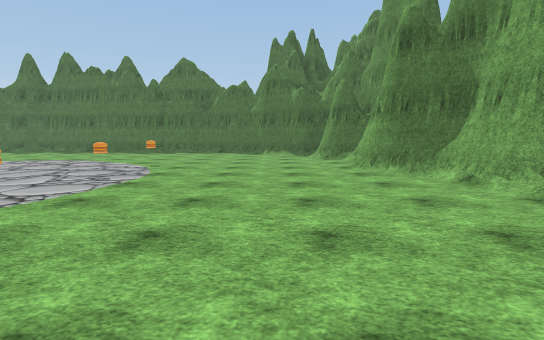
View 1 (above)

13 first-person views from a walk through a scene from a Unity 3-D project. The camera is 1.4 m above the floor, tilts 6° down and sees 80° across. The floor is counted in squares, 2 m on a side. Each view is taken from the middle of a square. On the plan, view 1 faces up. The plan holds only what a view shows up to about 10 squares ahead; the rest is blank. The player is left out. Some animated figures are left out. Some surface patterns are stand-ins.

View 2
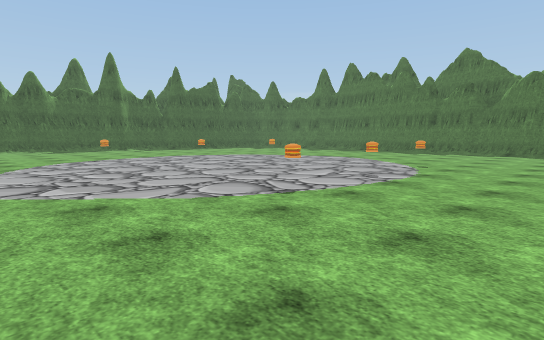

View 3
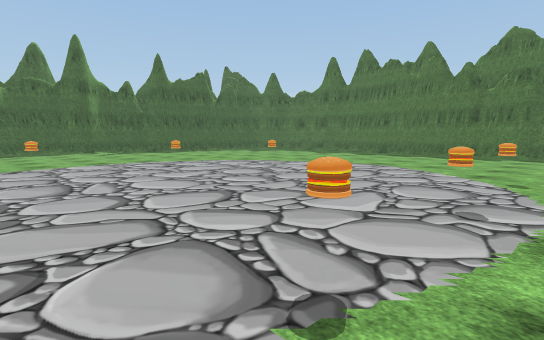

View 4
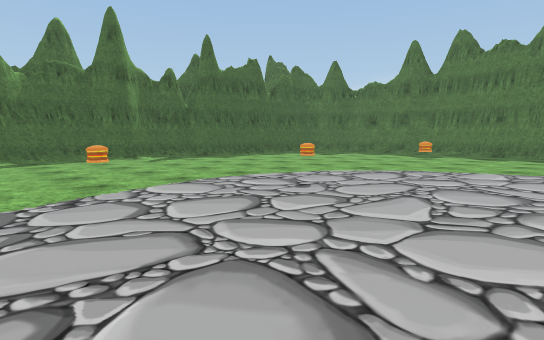

View 5
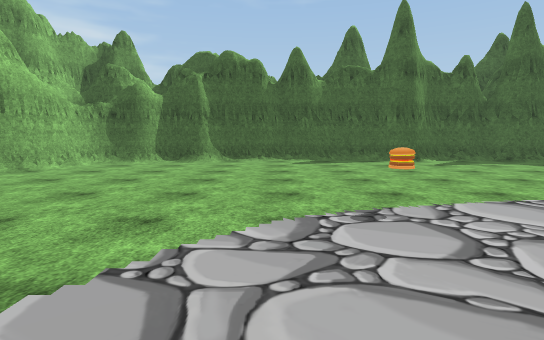

View 6
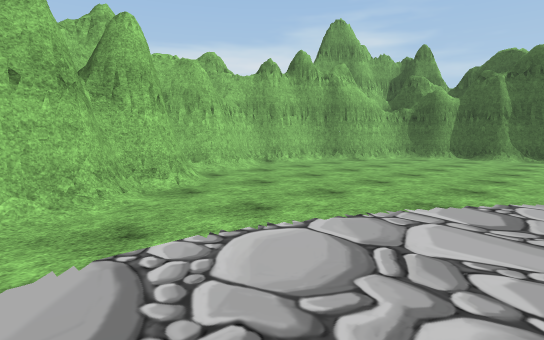

View 7
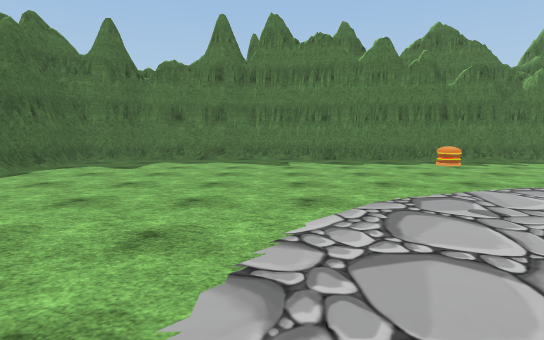

View 8
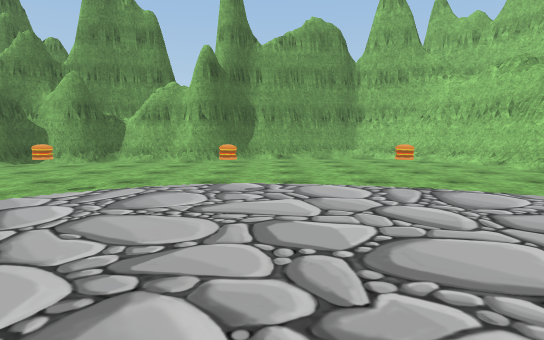

View 9
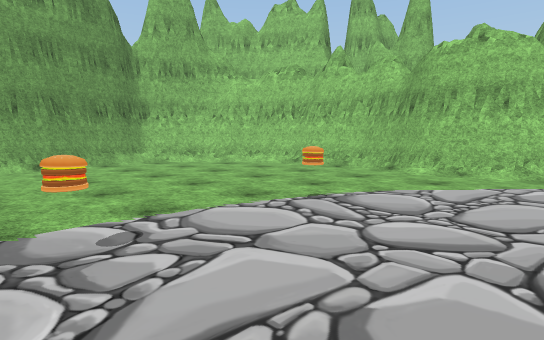

View 10
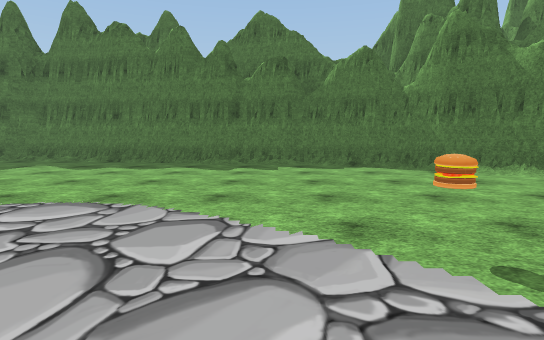

View 11
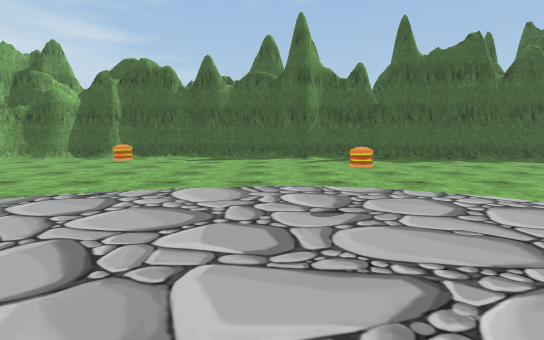

View 12
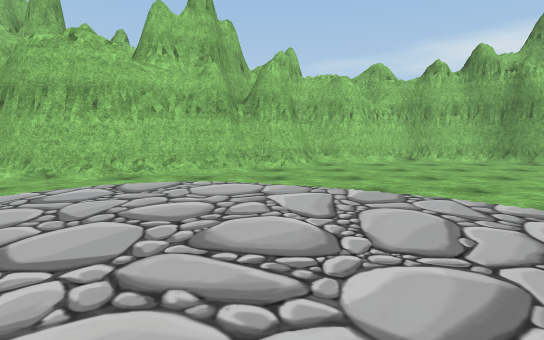

View 13
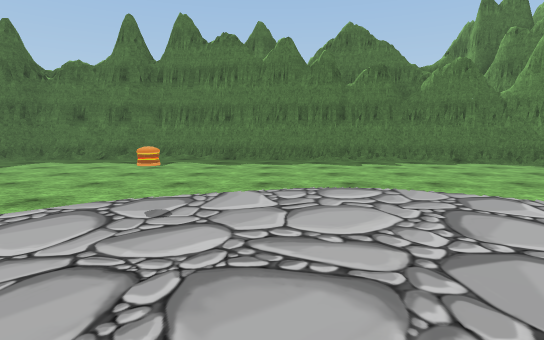

### Floor plan
Key: @ floor where view 1 was taken; # wall or solid block; . main floor; : floor 0.25 m higher than the main floor; / step, stairs or slope; O other object.
Columns run from 17 left of view 1 to 4 right of it. Each row starts with its distance up from view 1.
 15   ############
 14  ##.........#####
 13  ##.............###
 12  #................##
 11  #.................#
 10  #.................##
  9 ##.................##
  8 #........O....O.....#
  7 #..................##
  6 #:......O.....O.....#
  5 #...................##
  4 #.................../#
  3 #......O......O...../#
  2 #.................../#
  1 #................../##
  0 ##...............@/##
 -1  #..........########
 -2  #........###
 -3  ###.....###
 -4    #######

Where each view was taken, in squares from view 1:
view 1: 0 up, 0 right, facing up
view 2: 0 up, 0 right, facing up-left
view 3: 2 up, 2 left, facing up-left
view 4: 2 up, 6 left, facing up-left
view 5: 2 up, 7 left, facing left
view 6: 2 up, 5 left, facing down-left
view 7: 5 up, 10 left, facing up
view 8: 5 up, 7 left, facing right
view 9: 6 up, 5 left, facing down-right
view 10: 6 up, 4 left, facing up
view 11: 5 up, 6 left, facing left
view 12: 5 up, 7 left, facing down
view 13: 5 up, 7 left, facing up
